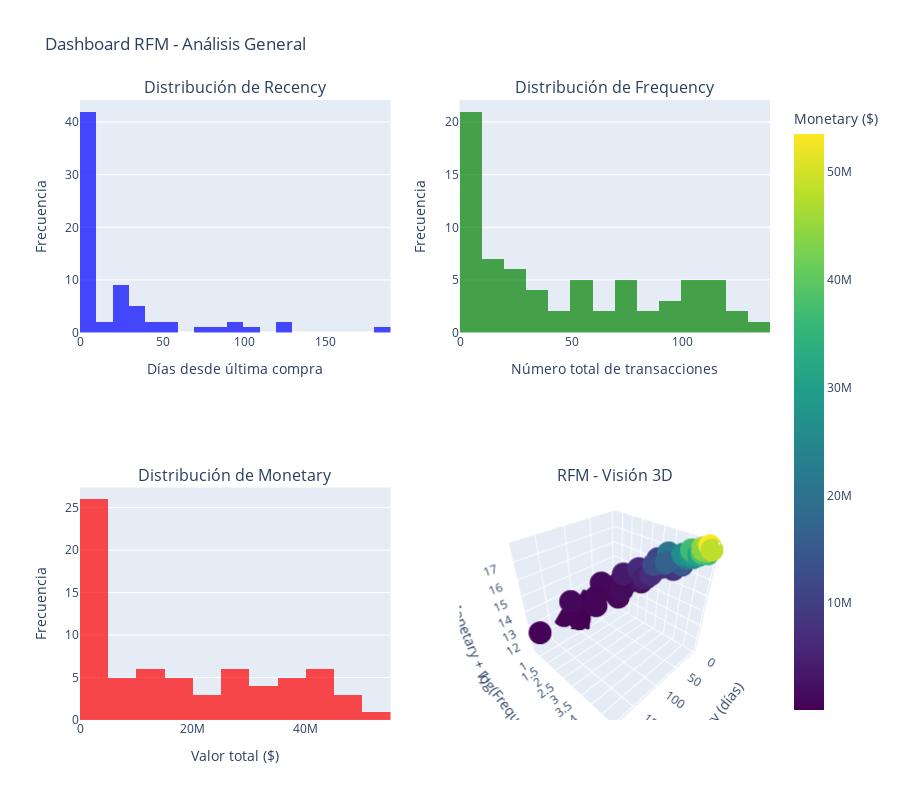

Notebook source saved alongside this figure:
### Markdown cell above
Este gráfico es muy útil para determinar la selección de features previo a realizar la segementación como tal. Lo ideal para realizar una agrupación como la deseada, es contar con el mayor número de features no correlacionadas, de esta forma no estaríamos trabajando con información ruidosa. Por ejemplo, en este mapa de calor es apreciable que ```monetary_total``` y ```compra_monetary``` están muy correlacionadas, lo mismo sucede con ```monetary_total``` y ```avance_monetary```, esto nos indica que conociendo información de una de las tres variables, de alguna forma podemos relacionar las otras, entonces en este caso tendríamos ruido o variables que ofrecen información similar, luego, no tiene mucho soporte involucrar las tres variables para alimentar al modelo. De aquí, podemos ver que en general, las variables asociadas a recency son menos correlacionables a las demás, lo cual parece darnos pistas sobre las variables que podrían ser más significativas a la hora de agrupar.

Lo que también tiene sentido es que ```monetary_total```, ```compra_monetary``` y ```avance_monetary``` estén relacionadas entre ellas, ya que 

$$ monetary\_total \approx compra\_monetary + avance\_monetary $$

Salvo una suma mínima asociada a ```seguro_monetary``` la cual estamos despreciando por su poca información y por las consideraciones principales del equipo de mercadeo. Significa que con tener solo dos variables de las tres anteriores, ya podríamos averiguar el valor de la faltante, esto sugiere que no es necesario tener estas tres variables a la vez. La misma situación sucede con 

$$ frequency\_total \approx compra\_frequency + avance\_frequency$$

Por lo tanto, ya va tomando forma nuestra selección de features para la creación de segmentos.

### Code cell
# Crear subplots para RFM general
fig = make_subplots(
    rows=2, cols=2,
    subplot_titles=('Distribución de Recency', 'Distribución de Frequency',
                    'Distribución de Monetary', 'RFM - Visión 3D'),
    specs=[[{'type': 'histogram'}, {'type': 'histogram'}],
           [{'type': 'histogram'}, {'type': 'scatter3d'}]]
)

# 1. Histograma de Recency
fig.add_trace(
    go.Histogram(x=df_rfm['recency'], nbinsx=20, name='Recency',
                 marker_color='blue', opacity=0.7),
    row=1, col=1
)

# 2. Histograma de Frequency (log scale para mejor visualización)
fig.add_trace(
    go.Histogram(x=df_rfm['frequency_total'], nbinsx=15, name='Frequency',
                 marker_color='green', opacity=0.7),
    row=1, col=2
)

# 3. Histograma de Monetary
fig.add_trace(
    go.Histogram(x=df_rfm['monetary_total'], nbinsx=20, name='Monetary',
                 marker_color='red', opacity=0.7),
    row=2, col=1
)

# 4. Scatter 3D de RFM general
fig.add_trace(
    go.Scatter3d(
        x=df_rfm['recency'],
        y=np.log1p(df_rfm['frequency_total']),  # Log scale para mejor visual
        z=np.log1p(df_rfm['monetary_total']),
        mode='markers',
        marker=dict(
            size=8,
            color=df_rfm['monetary_total'],  # Color por valor monetario
            colorscale='Viridis',
            showscale=True,
            colorbar=dict(title="Monetary ($)")
        ),
        text=df_rfm['cliente_id_str'],
        hovertemplate='<b>Cliente: %{text}</b><br>' +
                      'Recency: %{x:.0f} días<br>' +
                      'Frequency: %{y:.1f}<br>' +
                      'Monetary: $%{z:,.0f}<extra></extra>',
        name='Clientes'
    ),
    row=2, col=2
)

# Actualizar ejes de todos los subplots
fig.update_xaxes(title_text="Días desde última compra", row=1, col=1)
fig.update_xaxes(title_text="Número total de transacciones", row=1, col=2)
fig.update_xaxes(title_text="Valor total ($)", row=2, col=1)

fig.update_yaxes(title_text="Frecuencia", row=1, col=1)
fig.update_yaxes(title_text="Frecuencia", row=1, col=2)
fig.update_yaxes(title_text="Frecuencia", row=2, col=1)

# Para el scatter 3D
fig.update_scenes(
    xaxis_title="Recency (días)",
    yaxis_title="log(Frequency + 1)",
    zaxis_title="log(Monetary + 1)",
    row=2, col=2
)

fig.update_layout(
    height=800, 
    title_text="Dashboard RFM - Análisis General", 
    showlegend=False
)
fig.show()

### Figure 1 — Plotly figure (JSON) as saved in the notebook; plotly's stock layout.template omitted (floating-point values rounded to 4 significant figures)
{"data": [{"marker": {"color": "blue"}, "name": "Recency", "nbinsx": 20, "opacity": 0.7, "type": "histogram", "x": [27, 183, 23, 52, 41, 9, 125, 9, 20, 76, 28, 2, 35, 26, 5, 33, 3, 30, 8, 8, 5, 0, 9, 2, 3, 7, 7, 2, 2, 6, 7, 1, 5, 4, 0, 0, 1, 0, 3, 3, 5, 4, 8, 3, 1, 6, 2, 8, 2, 4, 7, 26, 1, 13, 2, 16, 28, 7, 0, 23, 24, 49, 58, 106, 92, 30, 37, 120, 84, 97], "xaxis": "x", "yaxis": "y"}, {"marker": {"color": "green"}, "name": "Frequency", "nbinsx": 15, "opacity": 0.7, "type": "histogram", "x": [1, 2, 4, 2, 7, 14, 1, 5, 6, 3, 18, 18, 18, 23, 23, 24, 38, 25, 48, 31, 60, 67, 55, 80, 57, 72, 107, 104, 97, 79, 104, 116, 121, 137, 118, 118, 115, 120, 116, 105, 94, 103, 72, 91, 86, 77, 70, 55, 53, 53, 46, 39, 29, 27, 10, 30, 12, 7, 8, 8, 13, 8, 8, 2, 5, 2, 6, 2, 1, 1], "xaxis": "x2", "yaxis": "y2"}, {"marker": {"color": "red"}, "name": "Monetary", "nbinsx": 20, "opacity": 0.7, "type": "histogram", "x": [500000.0, 400000.0, 1599000.0, 1373000.0, 4038000.0, 3634000.0, 309300.0, 1360000.0, 1615000.0, 880700.0, 4501000.0, 10510000.0, 4826000.0, 7288000.0, 11440000.0, 6904000.0, 8185000.0, 12420000.0, 18240000.0, 20900000.0, 21000000.0, 27750000.0, 26080000.0, 28920000.0, 22000000.0, 36780000.0, 44120000.0, 40270000.0, 43720000.0, 25100000.0, 37680000.0, 38900000.0, 43390000.0, 48310000.0, 44610000.0, 35190000.0, 43180000.0, 53540000.0, 47420000.0, 47570000.0, 30830000.0, 35170000.0, 27770000.0, 31680000.0, 31300000.0, 30710000.0, 25900000.0, 15230000.0, 18840000.0, 12940000.0, 16960000.0, 16970000.0, 11680000.0, 8859000.0, 2841000.0, 12070000.0, 6371000.0, 3160000.0, 2669000.0, 3244000.0, 2637000.0, 1697000.0, 1165000.0, 232900.0, 846900.0, 729600.0, 1773000.0, 1100000.0, 450200.0, 80000.0], "xaxis": "x3", "yaxis": "y3"}, {"hovertemplate": "<b>Cliente: %{text}</b><br>Recency: %{x:.0f} días<br>Frequency: %{y:.1f}<br>Monetary: $%{z:,.0f}<extra></extra>", "marker": {"color": [500000.0, 400000.0, 1599000.0, 1373000.0, 4038000.0, 3634000.0, 309300.0, 1360000.0, 1615000.0, 880700.0, 4501000.0, 10510000.0, 4826000.0, 7288000.0, 11440000.0, 6904000.0, 8185000.0, 12420000.0, 18240000.0, 20900000.0, 21000000.0, 27750000.0, 26080000.0, 28920000.0, 22000000.0, 36780000.0, 44120000.0, 40270000.0, 43720000.0, 25100000.0, 37680000.0, 38900000.0, 43390000.0, 48310000.0, 44610000.0, 35190000.0, 43180000.0, 53540000.0, 47420000.0, 47570000.0, 30830000.0, 35170000.0, 27770000.0, 31680000.0, 31300000.0, 30710000.0, 25900000.0, 15230000.0, 18840000.0, 12940000.0, 16960000.0, 16970000.0, 11680000.0, 8859000.0, 2841000.0, 12070000.0, 6371000.0, 3160000.0, 2669000.0, 3244000.0, 2637000.0, 1697000.0, 1165000.0, 232900.0, 846900.0, 729600.0, 1773000.0, 1100000.0, 450200.0, 80000.0], "colorbar": {"title": {"text": "Monetary ($)"}}, "colorscale": [[0, "#440154"], [0.1111, "#482878"], [0.2222, "#3e4989"], [0.3333, "#31688e"], [0.4444, "#26828e"], [0.5556, "#1f9e89"], [0.6667, "#35b779"], [0.7778, "#6ece58"], [0.8889, "#b5de2b"], [1, "#fde725"]], "showscale": true, "size": 8}, "mode": "markers", "name": "Clientes", "scene": "scene", "text": ["91", "92", "94", "95", "96", "97", "98", "99", "100", "101", "102", "103", "104", "105", "106", "107", "108", "109", "110", "111", "112", "113", "114", "115", "116", "117", "118", "119", "120", "121", "122", "123", "124", "125", "126", "127", "128", "129", "130", "131", "132", "133", "134", "135", "136", "137", "138", "139", "140", "141", "142", "143", "144", "145", "146", "147", "148", "149", "150", "151", "152", "153", "154", "155", "156", "157", "158", "159", "162", "165"], "type": "scatter3d", "x": [27, 183, 23, 52, 41, 9, 125, 9, 20, 76, 28, 2, 35, 26, 5, 33, 3, 30, 8, 8, 5, 0, 9, 2, 3, 7, 7, 2, 2, 6, 7, 1, 5, 4, 0, 0, 1, 0, 3, 3, 5, 4, 8, 3, 1, 6, 2, 8, 2, 4, 7, 26, 1, 13, 2, 16, 28, 7, 0, 23, 24, 49, 58, 106, 92, 30, 37, 120, 84, 97], "y": [0.6931, 1.099, 1.609, 1.099, 2.079, 2.708, 0.6931, 1.792, 1.946, 1.386, 2.944, 2.944, 2.944, 3.178, 3.178, 3.219, 3.664, 3.258, 3.892, 3.466, 4.111, 4.22, 4.025, 4.394, 4.06, 4.29, 4.682, 4.654, 4.585, 4.382, 4.654, 4.762, 4.804, 4.927, 4.779, 4.779, 4.754, 4.796, 4.762, 4.663, 4.554, 4.644, 4.29, 4.522, 4.466, 4.357, 4.263, 4.025, 3.989, 3.989, 3.85, 3.689, 3.401, 3.332, 2.398, 3.434, 2.565, 2.079, 2.197, 2.197, 2.639, 2.197, 2.197, 1.099, 1.792, 1.099, 1.946, 1.099, 0.6931, 0.6931], "z": [13.12, 12.9, 14.28, 14.13, 15.21, 15.11, 12.64, 14.12, 14.29, 13.69, 15.32, 16.17, 15.39, 15.8, 16.25, 15.75, 15.92, 16.33, 16.72, 16.86, 16.86, 17.14, 17.08, 17.18, 16.91, 17.42, 17.6, 17.51, 17.59, 17.04, 17.44, 17.48, 17.59, 17.69, 17.61, 17.38, 17.58, 17.8, 17.67, 17.68, 17.24, 17.38, 17.14, 17.27, 17.26, 17.24, 17.07, 16.54, 16.75, 16.38, 16.65, 16.65, 16.27, 16.0, 14.86, 16.31, 15.67, 14.97, 14.8, 14.99, 14.78, 14.34, 13.97, 12.36, 13.65, 13.5, 14.39, 13.91, 13.02, 11.29]}], "layout": {"annotations": [{"font": {"size": 16}, "showarrow": false, "text": "Distribución de Recency", "x": 0.225, "xanchor": "center", "xref": "paper", "y": 1, "yanchor": "bottom", "yref": "paper"}, {"font": {"size": 16}, "showarrow": false, "text": "Distribución de Frequency", "x": 0.775, "xanchor": "center", "xref": "paper", "y": 1, "yanchor": "bottom", "yref": "paper"}, {"font": {"size": 16}, "showarrow": false, "text": "Distribución de Monetary", "x": 0.225, "xanchor": "center", "xref": "paper", "y": 0.375, "yanchor": "bottom", "yref": "paper"}, {"font": {"size": 16}, "showarrow": false, "text": "RFM - Visión 3D", "x": 0.775, "xanchor": "center", "xref": "paper", "y": 0.375, "yanchor": "bottom", "yref": "paper"}], "height": 800, "scene": {"domain": {"x": [0.55, 1], "y": [0, 0.375]}, "xaxis": {"title": {"text": "Recency (días)"}}, "yaxis": {"title": {"text": "log(Frequency + 1)"}}, "zaxis": {"title": {"text": "log(Monetary + 1)"}}}, "showlegend": false, "title": {"text": "Dashboard RFM - Análisis General"}, "xaxis": {"anchor": "y", "domain": [0, 0.45], "title": {"text": "Días desde última compra"}}, "xaxis2": {"anchor": "y2", "domain": [0.55, 1], "title": {"text": "Número total de transacciones"}}, "xaxis3": {"anchor": "y3", "domain": [0, 0.45], "title": {"text": "Valor total ($)"}}, "yaxis": {"anchor": "x", "domain": [0.625, 1], "title": {"text": "Frecuencia"}}, "yaxis2": {"anchor": "x2", "domain": [0.625, 1], "title": {"text": "Frecuencia"}}, "yaxis3": {"anchor": "x3", "domain": [0, 0.375], "title": {"text": "Frecuencia"}}}}
